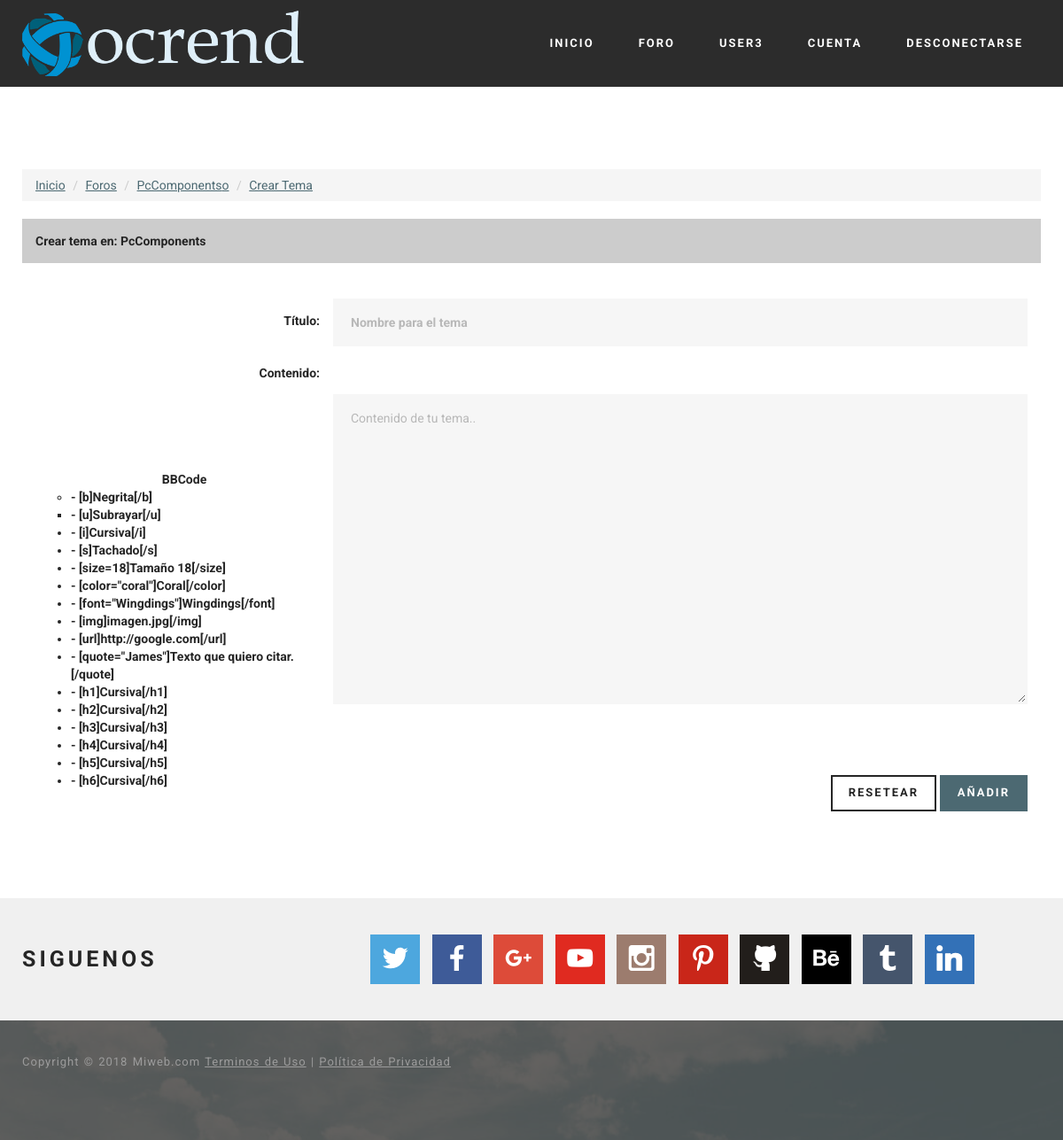
The app's page /?view=temas&mode=add&id_foro=14 (signed in), older data.
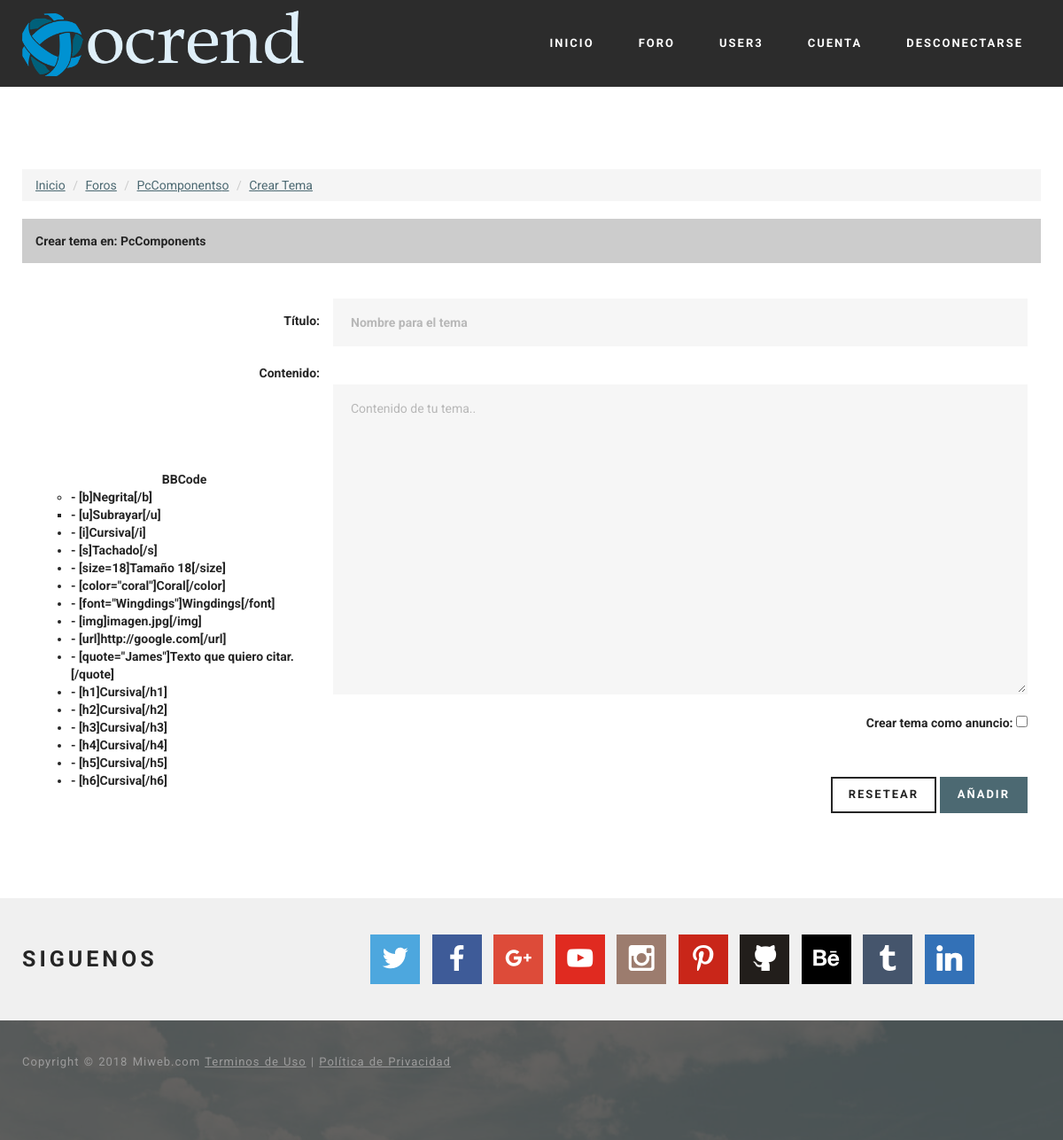
The same page, newer data.
### core/bin/functions/Foros.php (called while the page is built, shortened)
<?php
function Foros(){
$db = new Conexion();
$sql = $db->query("SELECT * FROM foros;");
if($db->rows($sql) > 0) {
  while($d = $db->recorrer($sql)) {
    $foros[$d['id']]= $d;
    }
}else {
  $foros = false;
}
return $foros;
}
?>

### core/core.php (called while the page is built, shortened)
<?php
require('core/models/class.Conexion.php');
require('core/bin/functions/Users.php');
require('core/bin/functions/Foros.php');
$_users = Users();
$_foros = Foros();
?>

### core/models/class.Conexion.php (called while the page is built, shortened)
<?php
class Conexion extends mysqli {
public function rows($query){
  return mysqli_num_rows($query);
}
public function liberar($query){
  return mysqli_free_result($query);
}
public function recorrer($query){
  return mysqli_fetch_array($query);
}
}
 ?>

### core/bin/functions/Users.php (called while the page is built, shortened)
<?php
function Users(){
$db = new Conexion();
$query =  $db->query("SELECT timer FROM config WHERE id='1' LIMIT 1;");
$timer = $db->recorrer($query)[0];
$db-> liberar($query);
$sql = $db->query("SELECT * FROM users");
$usuarios_actuales_db = $db->rows($sql);
if($_SESSION['cantidad_usuarios'] != $usuarios_actuales_db or (time() - 60) <= $timer) {
  while($d = $db->recorrer($sql)) {
    $users[$d['id']]= $d;}
}else {
  if (!isset($_SESSION['users'])) {
    while($d = $db->recorrer($sql)) {
      $users[$d['id']]= $d;}
  } else {
    $users = $_SESSION['users'];
  }
}
return $_SESSION['users'];
}
?>

### html/forum/temas/add_temas.php (the view, shortened to what the changed rows need)
<?php include(HTML_DIR . 'overall/header.php'); ?>
<body>
 <section class="mbr-section mbr-after-navbar" id="content1-10">
     <div class="mbr-section__container container mbr-section__container--isolated">
<table width="100%" border="0" cellspacing="2" cellpadding="2">
   <tr>
     <th scope="col" bgcolor="#CCCCCC" style="margin-bottom:5px; height:32px;" >
       <div align="left" style="margin-left:15px; margin-top:15px; margin-bottom:15px;">
         Crear tema en: <?php echo $_foros[$id_foro]['nombre']?></div></th>
   </tr>
 </table> <br /> <br />
  <div class="col-sm-12">
    <table width="100%" border="0" cellspacing="5" cellpadding="5">
      <form class="form-horizontal" action="?view=temas&mode=add&id_foro=<?php echo $id_foro; ?>" method="POST" enctype="application/x-www-form-urlencoded">
      <fieldset>
      <tr>
        <th width="30%">
          <div style="float: right;">
            <label class="col-lg-2 control-label">Título:</label>
          </div>
        </th>
        <th colspan="2">
          <input type="text" class="form-control" maxlength="250" name="titulo" placeholder="Nombre para el tema"/>
        </th>
      </tr>
      <tr>
        <th rowspan="2" align="center" valign="top" scope="row"><br />
        <div style="float: right;"><label class="col-lg-2 control-label">Contenido:</label></div>
<br/><br/><br/><br/><br/><br/>
<div><center>BBCode</center>
<ul>
<li type="circle">- [b]Negrita[/b]</li>
<li type="square">- [u]Subrayar[/u]</li>
<li type="disc">- [i]Cursiva[/i]</li>
<li type="disc">- [s]Tachado[/s]</li>
<li type="disc">- [size=18]Tamaño 18[/size]</li>
<li type="disc">- [color="coral"]Coral[/color]</li>
<li type="disc">- [font="Wingdings"]Wingdings[/font]</li>
<li type="disc">- [img]imagen.jpg[/img]</li>
<li type="disc">- [url]http://google.com[/url]</li>
<li type="disc">- [quote="James"]Texto que quiero citar.[/quote]</li>
<li type="disc">- [h1]Cursiva[/h1]</li>
<li type="disc">- [h2]Cursiva[/h2]</li>
<li type="disc">- [h3]Cursiva[/h3]</li>
<li type="disc">- [h4]Cursiva[/h4]</li>
<li type="disc">- [h5]Cursiva[/h5]</li>
<li type="disc">- [h6]Cursiva[/h6]</li>
</ul>
</div><br/>
        </th>
        <td colspan="2" align="center" >
<br />
<br />
<?php
if ($_users[$_SESSION['app_id']]['permiso'] > 0) {
  echo '
  <div style="float: right;">
    <label class="control-label">
      Crear tema como anuncio:
      <input type="checkbox" value="2" name="anuncio"></input>
    </label></div>
  ';
}
?>
      </td>
      </tr>
    </fieldset>
</form>
    </table>
 </div>
 </section>
 </body>
 </html>

Row changes from the older to the newer data that the page shows:
changed users "USER3": permiso 0 → 2 (drawn)
Text that changed along with them:
form field anuncio: (not shown) → "☐"
text now shown: "Crear tema como anuncio:"
